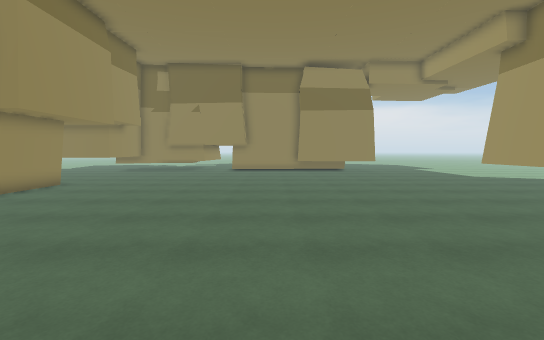
View 1 (above)

24 first-person views from a walk through a scene from a Unity 3-D project. The camera is 1.5 m above the floor, tilts 4° down and sees 90° across. The floor is counted in squares, 1 m on a side. Each view is taken from the middle of a square. On the plan, view 1 faces up. The plan holds only what a view shows up to about 14 squares ahead; the rest is blank. The place goes on beyond the plan. Some animated figures are left out.

View 2
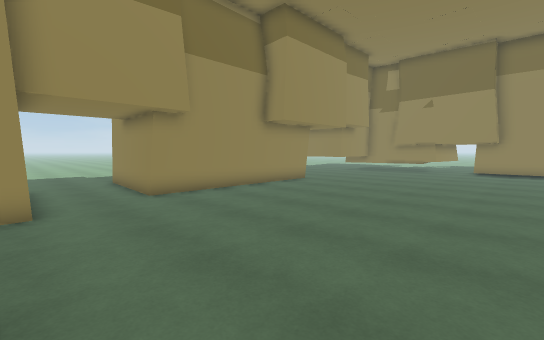

View 3
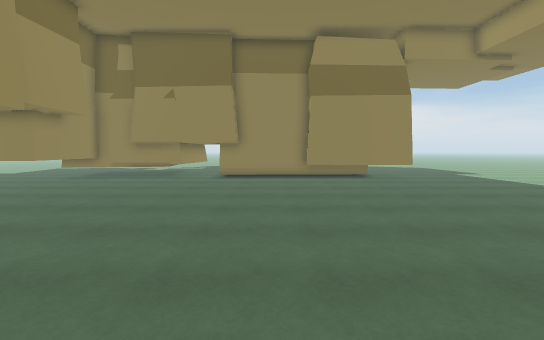

View 4
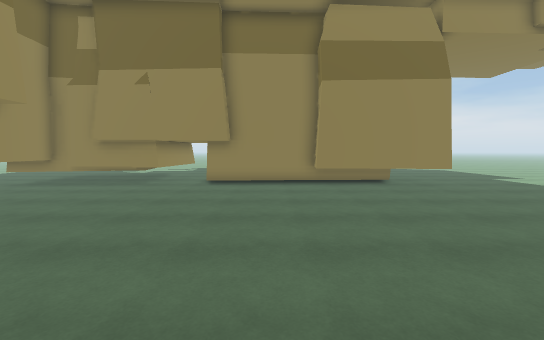

View 5
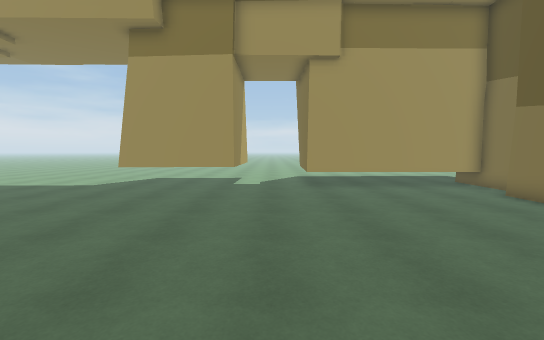

View 6
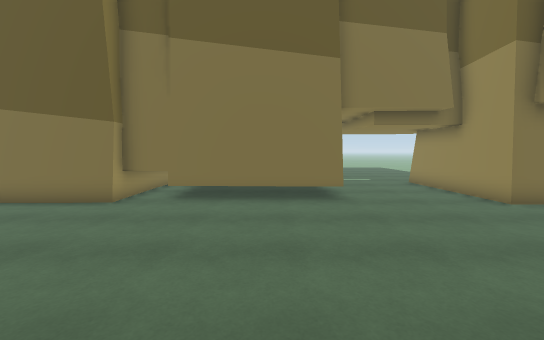

View 7
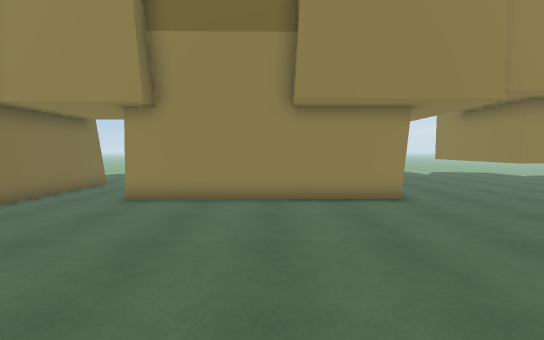

View 8
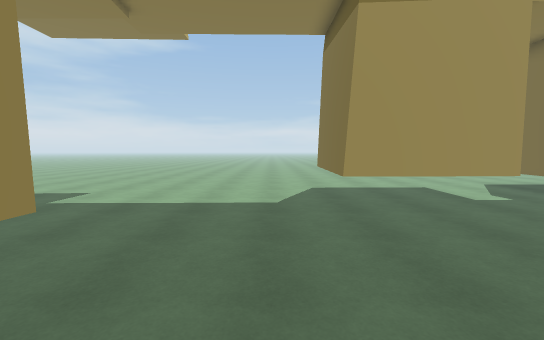

View 9
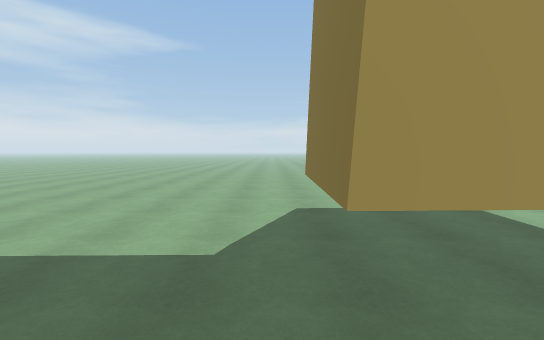

View 10
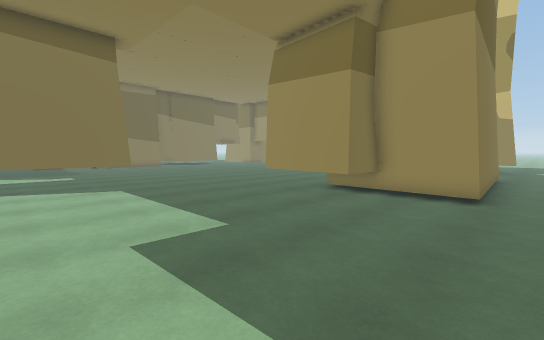

View 11
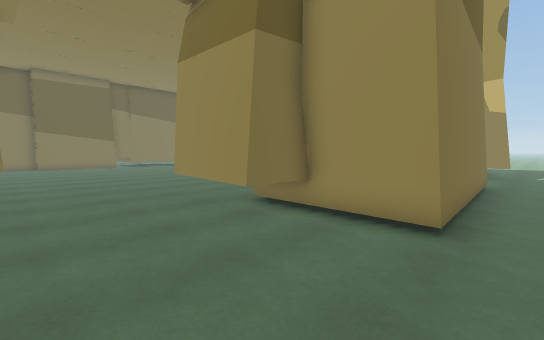

View 12
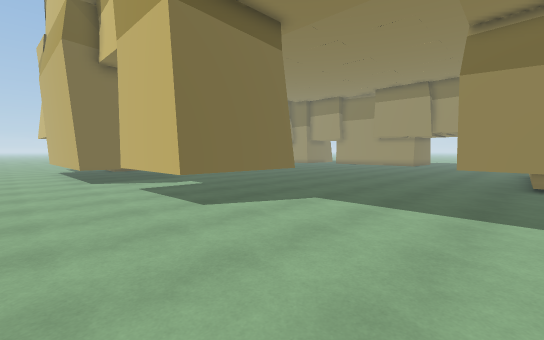

View 13
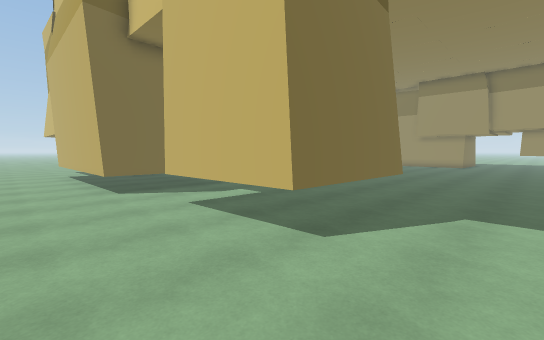

View 14
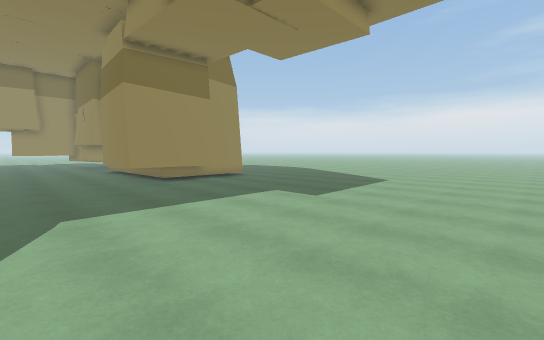

View 15
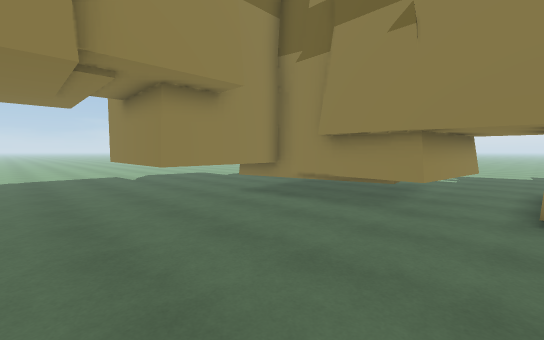

View 16
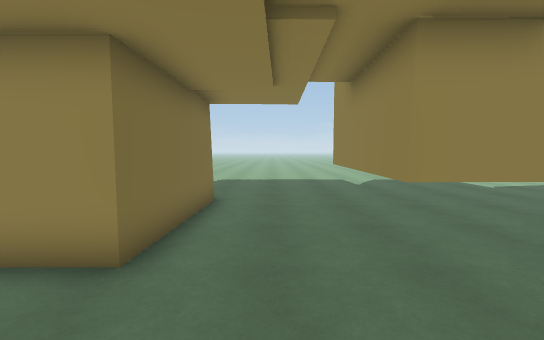

View 17
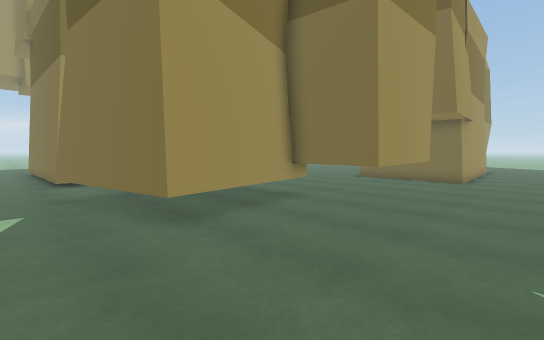

View 18
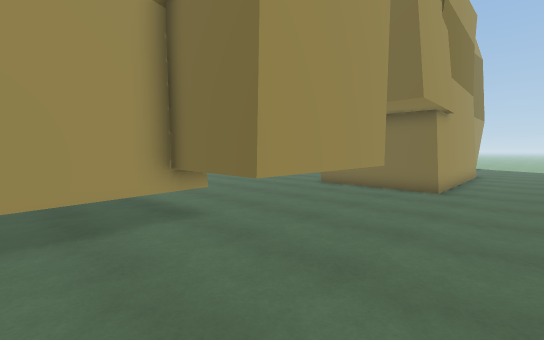

View 19
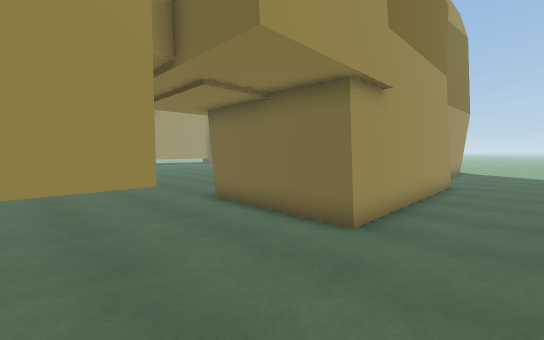

View 20
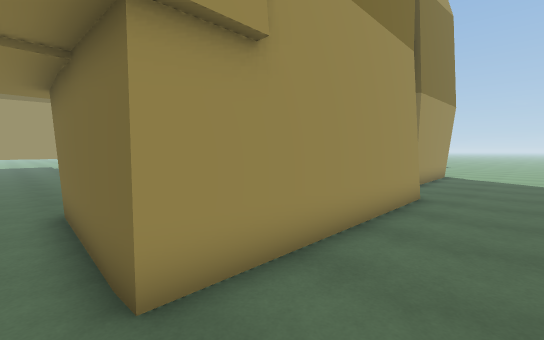

View 21
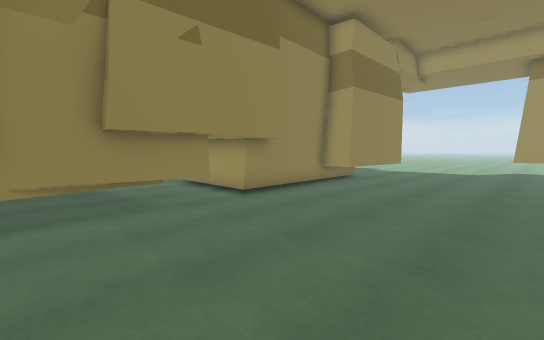

View 22
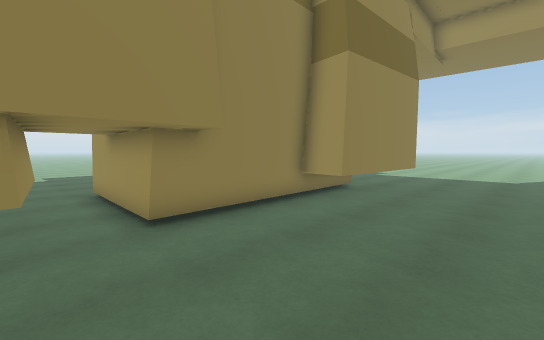

View 23
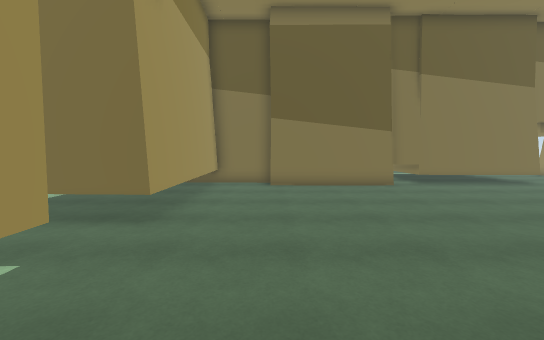

View 24
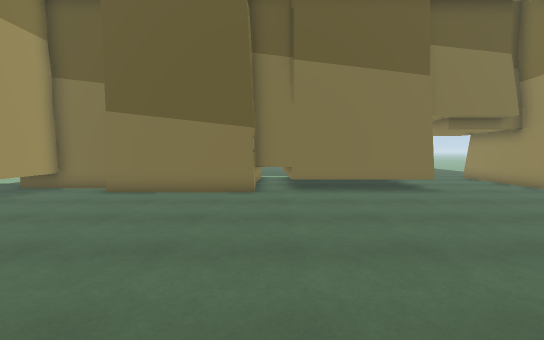

### Floor plan
Key: @ floor where view 1 was taken; # wall or solid block; . floor; O other object.
Columns run from 17 left of view 1 to 19 right of it. Each row starts with its distance up from view 1.
 27 . ...................................
 26  .........O.........###..............
 25 .....OOOOOO...####### ##.............
 24 .....O      O.#       ##.............
 23 .....OO     O.#       #OO............
 22 ......O     O.#       O O............
 21 ......O     O.######OOOOO............
 20 ...OOOOOOOOOO.##...O    O............
 19 ...O   O...........OOOOOO............
 18 ...O   O.............................
 17 ...O   O.............................
 16 ...OOOOOO............................
 15 .....................................
 14 ............................OOOOO....
 13 ............................O   O....
 12 ...#OOOO#...................O    O...
 11 ...O  O #...................O    O...
 10 ...#  O #...................OOOO O...
  9 ...#  O #............................
  8 ...#    #............................
  7 ...#    #............................
  6 ...#    #....................#####...
  5 ...#    #....................#   #...
  4 ...###O##....................#   #...
  3 .............................#   #...
  2 .............................#   #...
  1 .............................#   ##..
  0 ....OOOOOO....OOO@...######..#    #..
 -1 ....O    O....OOOOOOOO    OOO#     ..
 -2 ....O    O....O    O O             ..
 -3 ....O    O....     O O
 -4 ....O    O....       O
 -5 ...      O...
 -6 ..        ...

Positions as (right, up) in squares from view 1, and headings:
1: (0, 0), facing up
2: (0, 0), facing up-left
3: (0, 5), facing up
4: (0, 8), facing up
5: (0, 8), facing right
6: (-1, 8), facing down
7: (-1, 8), facing left
8: (4, 16), facing right
9: (8, 15), facing right
10: (15, 27), facing down-left
11: (11, 27), facing down-left
12: (19, 21), facing down-left
13: (19, 17), facing down-left
14: (19, 15), facing up-left
15: (-3, 13), facing up-left
16: (-6, 14), facing left
17: (-17, 27), facing down-right
18: (-17, 23), facing down-right
19: (-17, 17), facing down-right
20: (-17, 13), facing down-right
21: (-9, 13), facing up-right
22: (-5, 15), facing up-right
23: (9, 12), facing down
24: (3, 10), facing down
